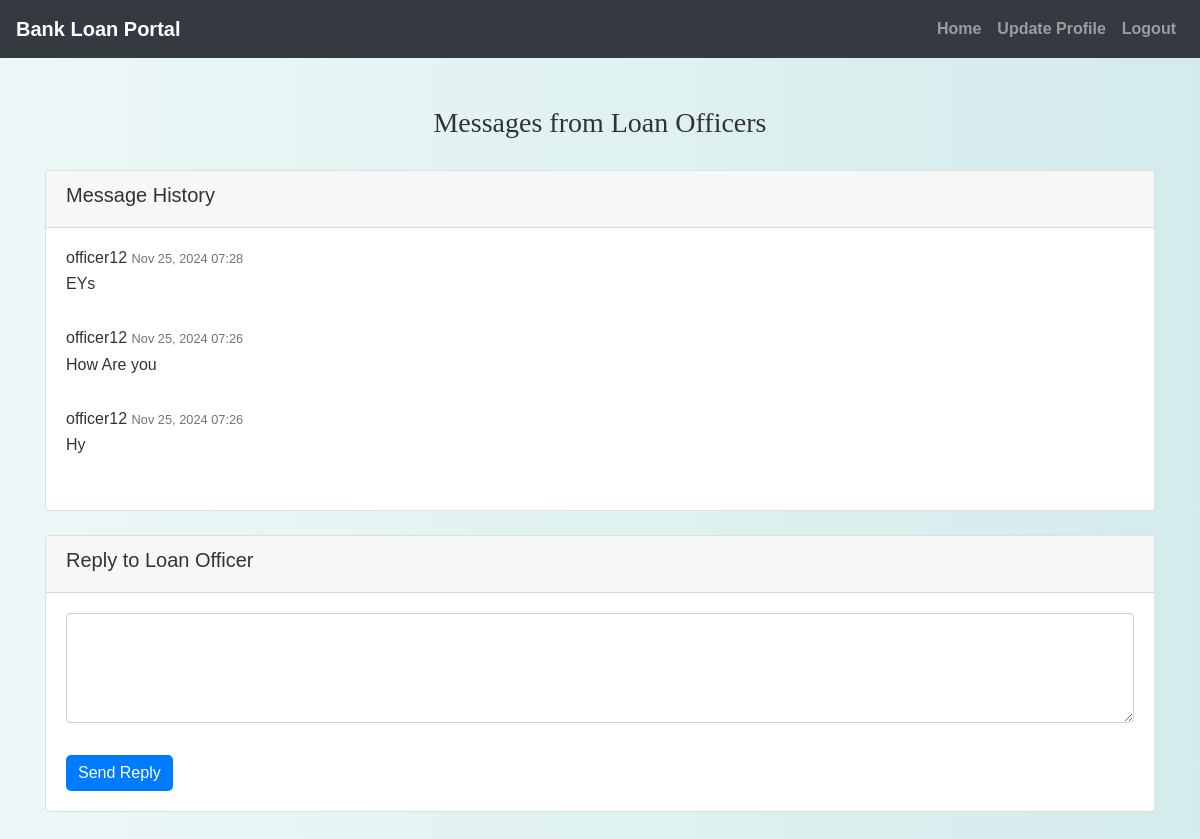
The page /view_messages.php (signed in) on the database its author committed.
### tables this page shows
CREATE TABLE `loan_messages` (
  `log_id` int(11) NOT NULL,
  `customer_id` int(11) NOT NULL,
  `officer_id` int(11) NOT NULL,
  `message` text NOT NULL,
  `log_date` timestamp NOT NULL DEFAULT current_timestamp()
);

CREATE TABLE `loanofficers` (
  `id` int(11) NOT NULL,
  `username` varchar(100) NOT NULL,
  `password` varchar(255) NOT NULL,
  `email` varchar(150) NOT NULL,
  `phone_number` varchar(15) NOT NULL,
  `created_at` datetime NOT NULL,
  `updated_at` datetime NOT NULL
);

### view_messages.php (the view, shortened to what this page needs)
<?php
include('config.php');
$user_id = $_SESSION["id"];
$sql_messages = "SELECT lm.message, lm.log_date, lo.username AS officer_name
                 FROM loan_messages lm
                 JOIN loanofficers lo ON lm.officer_id = lo.id
                 WHERE lm.customer_id = ?
                 ORDER BY lm.log_date DESC";
$stmt = $conn->prepare($sql_messages);
$stmt->bind_param("i", $user_id);
$stmt->execute();
$result_messages = $stmt->get_result();
?>
<!DOCTYPE html>
<html lang="en">
<head>
    <link rel="stylesheet" href="https://maxcdn.bootstrapcdn.com/bootstrap/4.5.2/css/bootstrap.min.css">
    <link rel="stylesheet" href="./css/style.css">
</head>
<body>
    <?php include('navbar.php'); ?>
    <div class="container mt-5">
        <h3>Messages from Loan Officers</h3>
        <div class="card mb-4">
            <div class="card-header">
                <h5>Message History</h5>
            </div>
            <div class="card-body">
                <?php if ($result_messages->num_rows > 0) { ?>
                    <ul class="list-unstyled">
                        <?php while ($row = $result_messages->fetch_assoc()) { ?>
                            <li class="media mb-3">
                                <div class="media-body">
                                    <h6 class="mt-0 mb-1"><?php echo htmlspecialchars($row['officer_name']); ?> <small class="text-muted"><?php echo date('M d, Y H:i', strtotime($row['log_date'])); ?></small></h6>
                                    <p><?php echo nl2br(htmlspecialchars($row['message'])); ?></p>
                                </div>
                            </li>
                        <?php } ?>
                    </ul>
                <?php } else { ?>
                    <p>No messages found.</p>
                <?php } ?>
            </div>
        </div>
        <div class="card">
            <div class="card-header">
                <h5>Reply to Loan Officer</h5>
            </div>
            <div class="card-body">
                <form method="POST" action="view_messages.php">
                    <div class="form-group">
                        <textarea class="form-control" name="reply_message" rows="4" required></textarea>
                    </div>
                    <button type="submit" class="btn btn-primary mt-3">Send Reply</button>
                </form>
            </div>
        </div>
    </div>
</body>
</html>

### css/style.css (style rules this page uses)
body { background: linear-gradient(90deg, rgba(233, 246, 246, 0.831), rgba(207, 233, 233, 0.9)); font-family: 'Arial', sans-serif; color: #333; line-height: 1.6; }
h1, h2, h3, h4 { text-align: center; margin-top: 30px; margin-bottom: 30px; font-family: 'Georgia', serif; }
.container { margin-bottom: 40px; }
.btn-primary { color: #fff; border: none; border-radius: 5px; cursor: pointer; transition: background-color 0.3s ease; }

### rows shown on the page
loan_messages: officer.username "officer12", log_date "Nov 25, 2024 07:28", message "EYs"
loan_messages: officer.username "officer12", log_date "Nov 25, 2024 07:26", message "How Are you"
loan_messages: officer.username "officer12", log_date "Nov 25, 2024 07:26", message "Hy"
